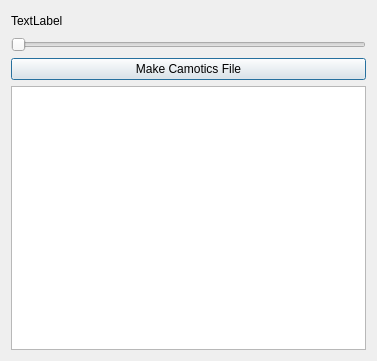
<?xml version="1.0" encoding="UTF-8"?>
<ui version="4.0">
 <class>TaskPathSimulator</class>
 <widget class="QDialog" name="TaskPathSimulator">
  <property name="geometry">
   <rect>
    <x>0</x>
    <y>0</y>
    <width>377</width>
    <height>361</height>
   </rect>
  </property>
  <property name="windowTitle">
   <string>Path Simulator</string>
  </property>
  <layout class="QVBoxLayout" name="verticalLayout">
   <item>
    <layout class="QHBoxLayout" name="horizontalLayout_2">
     <item>
      <widget class="QLabel" name="txtStatus">
       <property name="text">
        <string>TextLabel</string>
       </property>
      </widget>
     </item>
     <item>
      <spacer name="horizontalSpacer_2">
       <property name="orientation">
        <enum>Qt::Horizontal</enum>
       </property>
       <property name="sizeHint" stdset="0">
        <size>
         <width>40</width>
         <height>20</height>
        </size>
       </property>
      </spacer>
     </item>
    </layout>
   </item>
   <item>
    <layout class="QHBoxLayout" name="horizontalLayout_4">
     <property name="topMargin">
      <number>0</number>
     </property>
     <item>
      <widget class="QSlider" name="timeSlider">
       <property name="orientation">
        <enum>Qt::Horizontal</enum>
       </property>
      </widget>
     </item>
    </layout>
   </item>
   <item>
    <widget class="QPushButton" name="pushButton">
     <property name="text">
      <string>Make Camotics File</string>
     </property>
    </widget>
   </item>
   <item>
    <widget class="QTextBrowser" name="pathData"/>
   </item>
  </layout>
 </widget>
 <resources>
  <include location="../Path.qrc"/>
 </resources>
 <connections/>
 <slots>
  <slot>SimStop()</slot>
  <slot>SimPlay()</slot>
  <slot>SimPause()</slot>
  <slot>SimStep()</slot>
  <slot>SimFF()</slot>
 </slots>
</ui>
